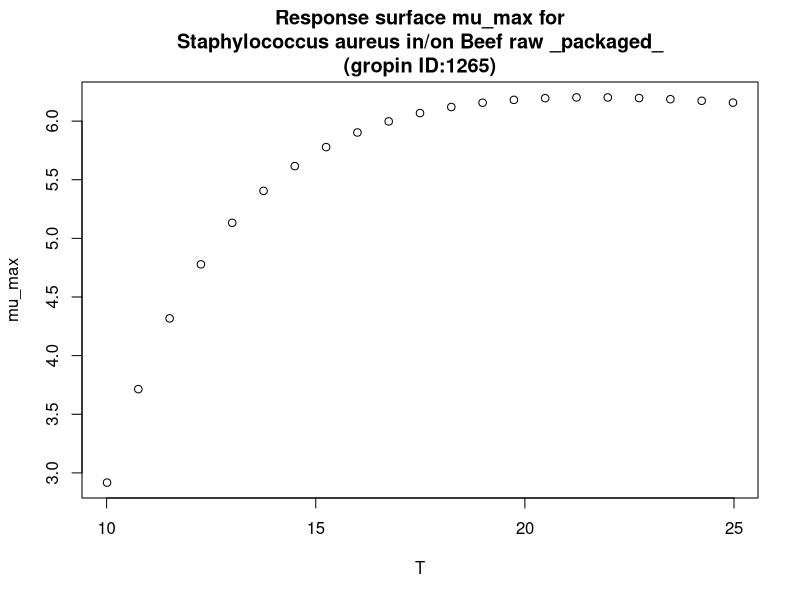

This figure's R source:
#############################
# start of Parameter script
#############################
T <- seq(10.01,24.975024975025,length.out=21)
#############################
# end of Parameter script
#############################
############################# 
# start of Model script Gropin ID 1265 
#############################
 
# constant coefficients for this model
 
variables <- data.frame(T)
argumentsPar <- expand.grid(variables)
 
# heart of the model
response_surface <- function(T) {
   mumax <-3.745+106.1/T-1145/T^2

return(mumax=mumax)
} 

# output parameters
mumax <- cbind(argumentsPar,response_surface(argumentsPar['T']))
colnames(mumax) <- c(colnames(argumentsPar),'mumax')
#############################
# End of Model script
#############################
############################# 
# start of Visualisation script Gropin ID 1265 
#############################
plot(T,mumax$mumax,
                          xlab='T',
                          ylab='mu_max',main='Response surface mu_max for
Staphylococcus aureus in/on Beef raw _packaged_
(gropin ID:1265)')
#############################
# End of Visualisation script
#############################
